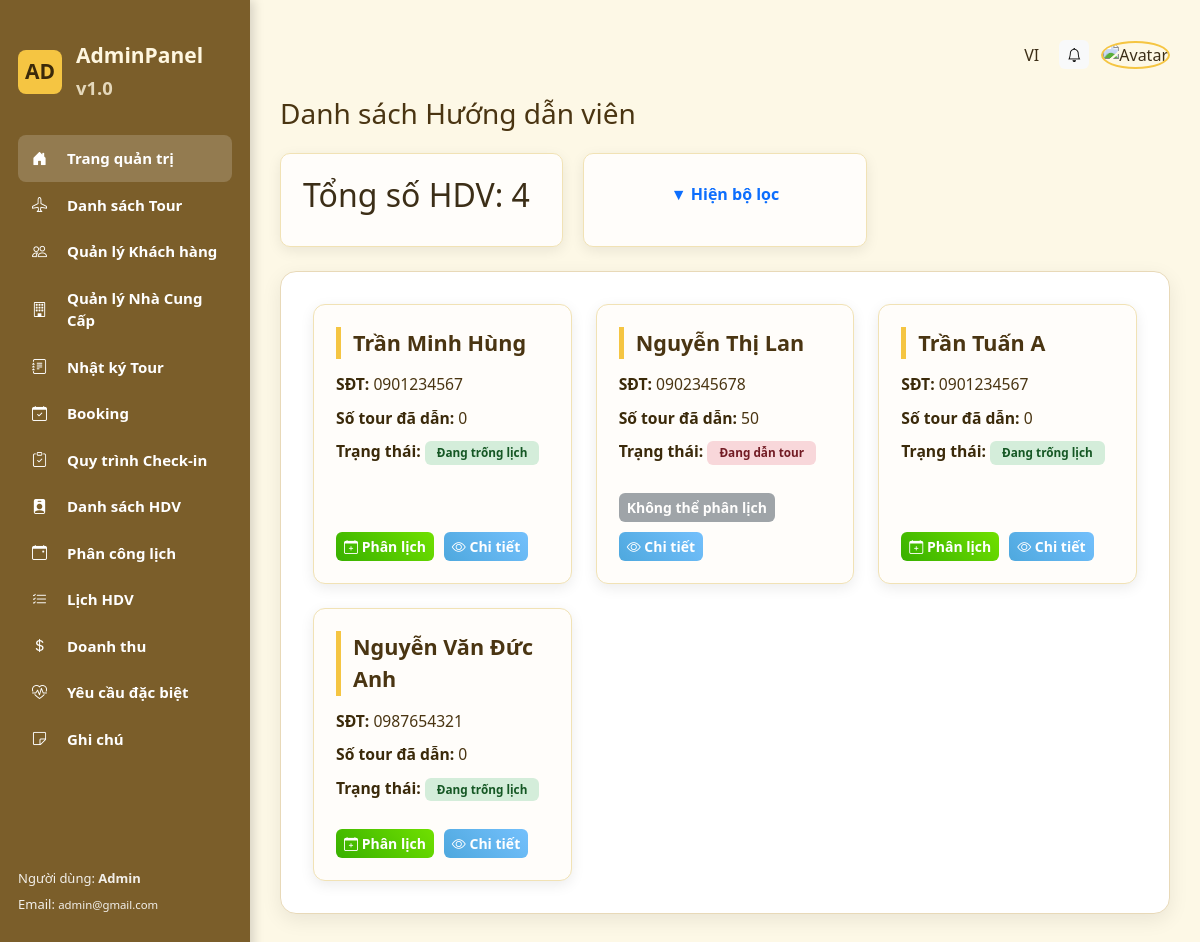
The app's page /index.php?action=guides (signed in) with its own data.
### tables this page shows
CREATE TABLE `staffs` (
  `id` varchar(10) NOT NULL,
  `name` varchar(255) DEFAULT NULL,
  `sex` varchar(10) DEFAULT NULL,
  `email` varchar(255) DEFAULT NULL,
  `phone` varchar(20) DEFAULT NULL,
  `avatar` varchar(255) DEFAULT NULL,
  `type` varchar(50) DEFAULT NULL,
  `certificate` varchar(255) DEFAULT NULL,
  `experience` varchar(50) DEFAULT NULL,
  `health` varchar(50) DEFAULT NULL,
  `toursLed` int DEFAULT NULL,
  `rating` decimal(2,1) DEFAULT NULL
);

### controllers/GuideController.php (called while the page is built, shortened)
<?php
require_once './models/GuideModel.php';
class GuideController {
    private $model;
    public function __construct() {
        $this->model = new GuideModel();
    }
    public function index() {
        $guides = $this->model->getGuides();
        include './views/admin/guide.php';
    }
}

### commons/function.php (called while the page is built, shortened)
<?php
function connectDB()
{
    $host = DB_HOST;
    $port = DB_PORT;
    $dbname = DB_NAME;
    try {
        $conn = new PDO("mysql:host=$host;port=$port;dbname=$dbname", DB_USERNAME, DB_PASSWORD);
        $conn->setAttribute(PDO::ATTR_ERRMODE, PDO::ERRMODE_EXCEPTION);
        $conn->setAttribute(PDO::ATTR_DEFAULT_FETCH_MODE, PDO::FETCH_ASSOC);
        return $conn;
    } catch (PDOException $e) {
        echo ("Connection failed: " . $e->getMessage());
    }
}

### models/GuideModel.php (called while the page is built, shortened)
<?php
require_once './commons/function.php';
class GuideModel {
    private $conn;
    public function __construct() {
        $this->conn = connectDB();
    }
    public function getAllStaffs() {
        $stmt = $this->conn->prepare("SELECT * FROM staffs");
        $stmt->execute();
        return $stmt->fetchAll();
    }
    public function getGuides() {
        $staffs = $this->getAllStaffs();
        $guides = array_filter($staffs, function($s) {
            $type = strtolower(trim($s['type']));
            return $type === 'guide' || $type === 'quoc_te' || $type === 'noi_dia';
        });
        return array_values($guides);
    }
}

### views/admin/guide.php (the view, shortened to what this page needs)
<!DOCTYPE html>
<html lang="vi">
<head>
  <link href="https://cdn.jsdelivr.net/npm/bootstrap@5.3.2/dist/css/bootstrap.min.css" rel="stylesheet">
  <link href="https://cdn.jsdelivr.net/npm/bootstrap-icons@1.10.5/font/bootstrap-icons.css" rel="stylesheet">
  <link rel="stylesheet" href="./assets/list.css">
</head>
<body>
  <div class="app">
    <aside class="sidebar" id="sidebar">
      <div class="logo">
<div style="width:44px;height:44px;background:#f5c542;border-radius:8px;display:flex;align-items:center;justify-content:center;color:#3b2a0a;font-weight:700">AD</div>
        <div><div>AdminPanel</div><small style="opacity:.8">v1.0</small></div>
      </div>
      <nav>
        <a class="nav-item active" href="index.php?action=dashboard">
          <i class="bi bi-house-door-fill me-2"></i> Trang quản trị
        </a>
        <a class="nav-item" href="index.php?action=tour-list">
          <i class="bi bi-airplane me-2"></i> Danh sách Tour
        </a>
        <a class="nav-item" href="index.php?action=customer-list"><i class="bi bi-people me-2"></i> Quản lý Khách hàng</a>
        <a class="nav-item" href="index.php?action=supplier-list">
          <i class="bi bi-building me-2"></i> Quản lý Nhà Cung Cấp
        </a>
        <a class="nav-item" href="index.php?action=guide-logs">
          <i class="bi bi-journal-text me-2"></i> Nhật ký Tour
        </a>
        <a class="nav-item" href="index.php?action=booking-list">
          <i class="bi bi-calendar-check me-2"></i> Booking
        </a>
        <a class="nav-item" href="index.php?action=checkin">
          <i class="bi bi-clipboard-check me-2"></i> Quy trình Check-in
        </a>
        <a class="nav-item" href="index.php?action=guides">
          <i class="bi bi-person-badge-fill me-2"></i> Danh sách HDV
        </a>
        <a class="nav-item" href="index.php?action=schedule-assign">
          <i class="bi bi-calendar-event me-2"></i> Phân công lịch
        </a>
        <a class="nav-item" href="index.php?action=guide-schedule">
          <i class="bi bi-list-check me-2"></i> Lịch HDV
        </a>
        <a class="nav-item" href="index.php?action=revenue-report">
          <i class="bi bi-currency-dollar me-2"></i> Doanh thu
        </a>
        <a class="nav-item" href="index.php?action=guide-special">
          <i class="bi bi-heart-pulse me-2"></i> Yêu cầu đặc biệt
        </a>
        <a class="nav-item" href="index.php?action=special-notes">
          <i class="bi bi-sticky me-2"></i> Ghi chú
        </a>
      </nav>
      <?php $user = $_SESSION['user'] ?? null; ?>
      <div style="margin-top:auto;font-size:13px;opacity:.9">
        <div>Người dùng: <strong><?php echo htmlspecialchars($user['username'] ?? 'Admin'); ?></strong></div>
        <div style="margin-top:6px">Email: <small><?php echo htmlspecialchars($user['email'] ?? 'admin@example.com'); ?></small></div>
      </div>
    </aside>
    <main class="main">
      <div class="topbar">
        <div class="me-2">VI</div>
        <div class="btn btn-light btn-sm"><i class="bi bi-bell"></i></div>
        <div class="dropdown">
          <?php $avatar = $_SESSION['user_avatar'] ?? 'https://ui-avatars.com/api/?name=User&background=random'; ?>
<img src="<?= htmlspecialchars($avatar) ?>" alt="Avatar" style="width:50px;height:50px;border-radius:50%;cursor:pointer;border:2px solid #f5c542;" data-bs-toggle="dropdown">
        </div>
      </div>
      <h3 style="margin-bottom:22px; color:#4a3512;">Danh sách Hướng dẫn viên</h3>
      <div class="grid">
        <div class="card-panel">
          <h2 style="float:left;">Tổng số HDV: <?= count($guides ?? []) ?></h2>
        </div>
        <div class="card-panel">
          <button id="btnToggleFilter" class="btn btn-outline-primary" style="width:100%; margin-bottom:12px;">▼ Hiện bộ lọc</button>
        </div>
      </div>
      <div class="guides-white-container">
        <div class="row row-cols-1 row-cols-md-2 row-cols-lg-3 g-4" id="guideContainer">
          <?php foreach ($guides ?? [] as $g):
            $toursLed = $g['toursLed'] ?? 0;
            $isBusy = $toursLed > 0;
            $statusText = $isBusy ? 'Đang dẫn tour' : 'Đang trống lịch';
            $statusClass = $isBusy ? 'badge-busy' : 'badge-available';
            $modalId = 'guideDetailModal' . $g['id'];
          ?>
            <div class="col">
              <div class="guide-card">
                <div class="guide-name"><?= htmlspecialchars($g['name']) ?></div>
                <div class="guide-info-row">
                  <strong>SĐT:</strong> <?= htmlspecialchars($g['phone']) ?>
                </div>
                <div class="guide-info-row">
                  <strong>Số tour đã dẫn:</strong> <?= $toursLed ?>
                </div>
                <div class="guide-info-row">
                  <strong>Trạng thái:</strong>
<span class="badge <?= $statusClass ?>"><?= $statusText ?></span>
                </div>
                <div class="guide-actions">
                  <?php if (!$isBusy): ?>
                    <a href="?action=schedule-assign&guide_id=<?= $g['id'] ?>" class="btn btn-success btn-sm">
                      <i class="bi bi-calendar-plus"></i> Phân lịch
                    </a>
                  <?php else: ?>
                    <button class="btn btn-secondary btn-sm" disabled>Không thể phân lịch</button>
                  <?php endif; ?>
                  <button class="btn btn-info btn-sm" data-bs-toggle="modal" data-bs-target="#<?= $modalId ?>">
                    <i class="bi bi-eye"></i> Chi tiết
                  </button>
                </div>
              </div>
            </div>
          <?php endforeach; ?>
        </div>
      </div>
    </main>
  </div>
</body>
</html>

### assets/list.css (style rules this page uses)
:root { --sidebar-bg: #7b5e2a; --accent: #f5c542; --panel: #fdf8e6; --sidebar-width: 250px; }
body { font-family: "Segoe UI", Roboto, Arial; background: var(--panel); margin: 0; position: relative; color: #3c2e17; }
body::before { content: ''; position: fixed; left: 0; top: 0; bottom: 0; width: var(--sidebar-width); background: linear-gradient(180deg, var(--sidebar-bg), #5a411f); z-index: -1; }
.app { display: flex; min-height: 100vh; }
.sidebar { width: var(--sidebar-width); background: var(--sidebar-bg); color: #fff; padding: 40px 18px; flex-shrink: 0; display: flex; flex-direction: column; gap: 22px; box-shadow: 4px 0 10px rgba(0, 0, 0, 0.15); }
.logo { display: flex; align-items: center; gap: 14px; font-weight: 700; font-size: 21px; color: #fff7e0; margin-bottom: 10px; }
.nav-item { display: flex; align-items: center; gap: 12px; padding: 12px 14px; border-radius: 8px; cursor: pointer; color: #ffffff; font-weight: 600; font-size: 15px; text-decoration: none; transition: background 0.25s; }
.nav-item.active { background: rgba(255, 255, 255, 0.18); color: #ffffff; font-weight: 700; }
.main { flex: 1; padding: 40px 30px; }
.topbar { display: flex; justify-content: flex-end; gap: 12px; align-items: center; margin-bottom: 28px; }
.card-panel { background: #fffdfa; border-radius: 10px; padding: 22px; box-shadow: 0 4px 14px rgba(0,0,0,0.08); border: 1px solid #f1e2b5; }
.grid { display: grid; grid-template-columns: repeat(3, 1fr); gap: 20px; }
.btn { border: none; font-weight: 600; border-radius: 6px; transition: transform .2s, box-shadow .2s; }
.btn-info { background: linear-gradient(45deg, #4ea8de, #74c0fc); color: #fff; }
.btn-success { background: linear-gradient(45deg, #38b000, #70e000); color: #fff; }

### views/admin/guide.php (style rules this page uses)
.guide-card { background: #fffdfa; border-radius: 12px; padding: 22px; height: 100%; box-shadow: 0 4px 14px rgba(0,0,0,0.08); border: 1px solid #f1e2b5; transition: all 0.3s ease; display: flex; flex-direction: column; }
.guide-name { font-size: 1.35rem; font-weight: 700; color: #4a3512; margin-bottom: 14px; border-left: 5px solid var(--accent); padding-left: 12px; }
.guide-info-row { margin-bottom: 10px; font-size: 0.98rem; color: #4a3512; }
.guide-info-row strong { color: #3b2a0a; }
.badge-available { background: #d4edda; color: #155724; padding: 6px 12px; border-radius: 6px; }
.badge-busy { background: #f8d7da; color: #721c24; padding: 6px 12px; border-radius: 6px; }
.guide-actions { margin-top: auto; padding-top: 18px; display: flex; gap: 10px; flex-wrap: wrap; }
.guides-white-container { background: #ffffff; border-radius: 16px; padding: 32px; margin-top: 24px; box-shadow: 0 6px 20px rgba(0,0,0,0.08); border: 1px solid #e8d9b8; }

### records on screen
staffs: name "Trần Minh Hùng", phone "0901234567", toursLed "0", toursLed "Đang trống lịch"
staffs: name "Nguyễn Thị Lan", phone "0902345678", toursLed "50", toursLed "Đang dẫn tour", shows "Không thể phân lịch"
staffs: name "Trần Tuấn A", phone "0901234567", toursLed "0", toursLed "Đang trống lịch"
staffs: name "Nguyễn Văn Đức Anh", phone "0987654321", toursLed "0", toursLed "Đang trống lịch"

### other values on screen
$user['username'] "Admin"
$user['email'] "admin@gmail.com"
count($guides ?? []) "4"
